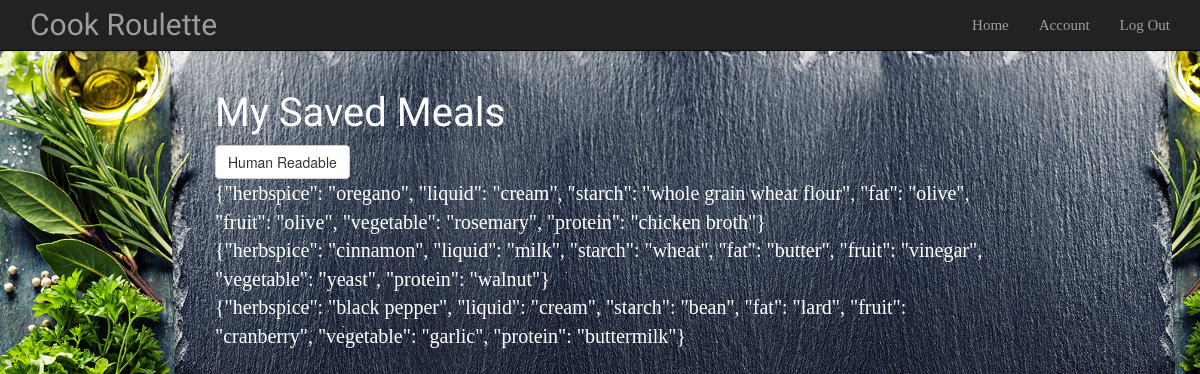
Screenshot of /displaysaved (signed in) with the database file from the repository.
### model.py (models this page shows)
class SavedRecipe(Base):
    __tablename__= "savedrecipes"
    id = Column(Integer, primary_key=True)
    user_id = Column(Integer, ForeignKey('users.id'))
    recipe = Column(String(500), nullable=False)
    rating = Column(String(10))
    user = relationship("User", backref=backref('savedrecipes', order_by=id))

### cookroulette.py (the view)
@app.route("/displaysaved")
def display_saved_recipes():
    list_of_recipes = model.get_list_saved_recipes(session['email'])
    return render_template("saved_recipes.html", recipes=list_of_recipes)

### model.py (called while the page is built)
def get_list_saved_recipes(session_email):
    user = session.query(User).filter_by(email=session_email).first()
    all_recipes = session.query(SavedRecipe).filter_by(user_id=user.id).all()
    list_of_recipes = []
    for a_recipe in all_recipes:
        list_of_recipes.append(a_recipe)
    return list_of_recipes

### templates/saved_recipes.html (shortened to what this page needs)
{% extends 'base.html' %}
{% block body %}
<div class="col-sm-2"></div>
<div class="col-sm-8">
  <h3 class="comfortaaa">My Saved Meals</h3>
<button class="btn btn-default" id="hr">Human Readable</button>
  {% for recipe in recipes %}
     <div class="playfaira" id="savedmeals">{{recipe.recipe}}</div>
  {% endfor %}
</div>
<div class="col-sm-2"></div>
{% endblock %}

### templates/base.html (shortened to what this page needs)
<html>
    <head>
	<link href="/static/dist/css/bootstrap.min.css" rel="stylesheet">
	<link href="/static/css/starter-template.css" rel="stylesheet">
        <div class="navbar navbar-inverse navbar-static-top">
            <div class="container">
                <div class="navbar-header">
                    <img src=""><a class="navbar-brand" href="/"><div class="comfortaa">Cook Roulette</div></a>
                </div>
                <div class="navbar-collapse collapse">
                    <ul class="nav navbar-nav navbar-right">
                            <li class="playfair"> <a href="/">Home</a></li>
                            {% if "logged_in" in session %}
                                <li class="playfair"> <a href="/account">Account</a></li>
                                <li class="playfair"> <a href="/logout">Log Out</a></li>
                            {% else %}
                                <li class="playfair" id="login"><a href="/login">Log In</a></li>
                            {% endif %}
                    </ul>
                </div>
            </div>
        </div>
    </head>
    <body>
        {% block body %}
        {% endblock %}
    </body>
</html>

### static/css/starter-template.css (style rules this page uses)
.comfortaa { font-family: 'Comfortaa', cursive; font-size: 30px; }
.playfair { font-family: 'Playfair Display', serif; font-size: 15px; }
.navbar-static-top { z-index: 200; border-width: 0 0 1px; }

### templates/saved_recipes.html (style rules this page uses)
body { background: url("/static/img/Food-Hero-sfw.jpg"); background-size: 1315px 684px; background-repeat: no-repeat; background-attachment: fixed; }
.comfortaaa { font-family: 'Comfortaa', cursive; font-size: 40px; color: #fff; }
.playfaira { font-family: 'Playfair Display', serif; font-size: 20px; color: #fff; }

### rows the page displays
SavedRecipe: recipe "{\"herbspice\": \"oregano\", \"liquid\": \"cream\", \"starch\": \"whole grain wheat flour\", \"fat\": \"olive\", \"fruit\": \"olive\", \"vegetable\": \"rosemary\", \"protein\": \"chicken broth\"}"
SavedRecipe: recipe "{\"herbspice\": \"cinnamon\", \"liquid\": \"milk\", \"starch\": \"wheat\", \"fat\": \"butter\", \"fruit\": \"vinegar\", \"vegetable\": \"yeast\", \"protein\": \"walnut\"}"
SavedRecipe: recipe "{\"herbspice\": \"black pepper\", \"liquid\": \"cream\", \"starch\": \"bean\", \"fat\": \"lard\", \"fruit\": \"cranberry\", \"vegetable\": \"garlic\", \"protein\": \"buttermilk\"}"
